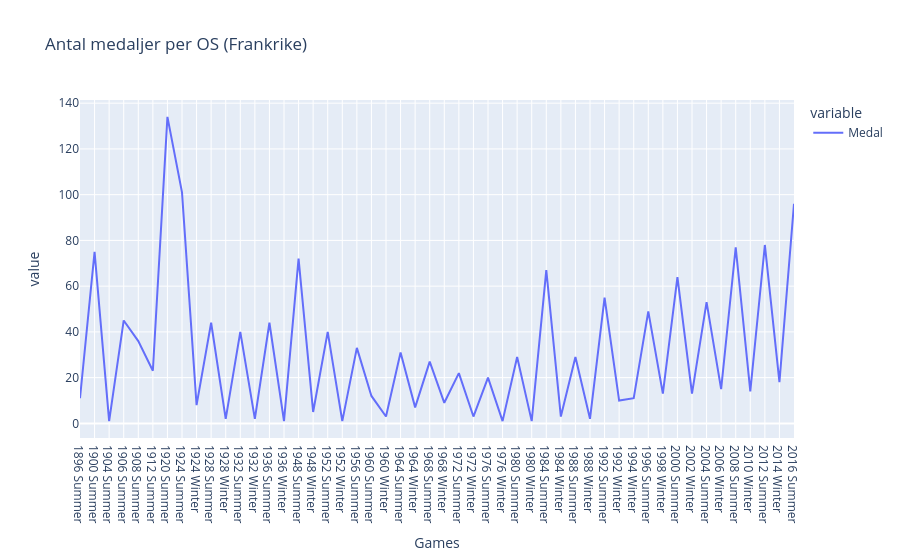

Notebook code cell kept with this figure:
### Code cell
#antal medaljer per OS
medals_per_games = fra_medals.groupby("Games")["Medal"].count()

px.line(medals_per_games, title="Antal medaljer per OS (Frankrike)")

### Figure 1 — Plotly figure (JSON) as saved in the notebook; plotly's stock layout.template omitted (floating-point values rounded to 4 significant figures)
{"data": [{"hovertemplate": "variable=Medal<br>Games=%{x}<br>value=%{y}<extra></extra>", "legendgroup": "Medal", "line": {"color": "#636efa", "dash": "solid"}, "marker": {"symbol": "circle"}, "mode": "lines", "name": "Medal", "orientation": "v", "showlegend": true, "x": ["1896 Summer", "1900 Summer", "1904 Summer", "1906 Summer", "1908 Summer", "1912 Summer", "1920 Summer", "1924 Summer", "1924 Winter", "1928 Summer", "1928 Winter", "1932 Summer", "1932 Winter", "1936 Summer", "1936 Winter", "1948 Summer", "1948 Winter", "1952 Summer", "1952 Winter", "1956 Summer", "1960 Summer", "1960 Winter", "1964 Summer", "1964 Winter", "1968 Summer", "1968 Winter", "1972 Summer", "1972 Winter", "1976 Summer", "1976 Winter", "1980 Summer", "1980 Winter", "1984 Summer", "1984 Winter", "1988 Summer", "1988 Winter", "1992 Summer", "1992 Winter", "1994 Winter", "1996 Summer", "1998 Winter", "2000 Summer", "2002 Winter", "2004 Summer", "2006 Winter", "2008 Summer", "2010 Winter", "2012 Summer", "2014 Winter", "2016 Summer"], "xaxis": "x", "y": [11, 75, 1, 45, 36, 23, 134, 101, 8, 44, 2, 40, 2, 44, 1, 72, 5, 40, 1, 33, 12, 3, 31, 7, 27, 9, 22, 3, 20, 1, 29, 1, 67, 3, 29, 2, 55, 10, 11, 49, 13, 64, 13, 53, 15, 77, 14, 78, 18, 96], "yaxis": "y", "type": "scatter"}], "layout": {"xaxis": {"anchor": "y", "domain": [0.0, 1.0], "title": {"text": "Games"}}, "yaxis": {"anchor": "x", "domain": [0.0, 1.0], "title": {"text": "value"}}, "legend": {"title": {"text": "variable"}, "tracegroupgap": 0}, "title": {"text": "Antal medaljer per OS (Frankrike)"}}}
